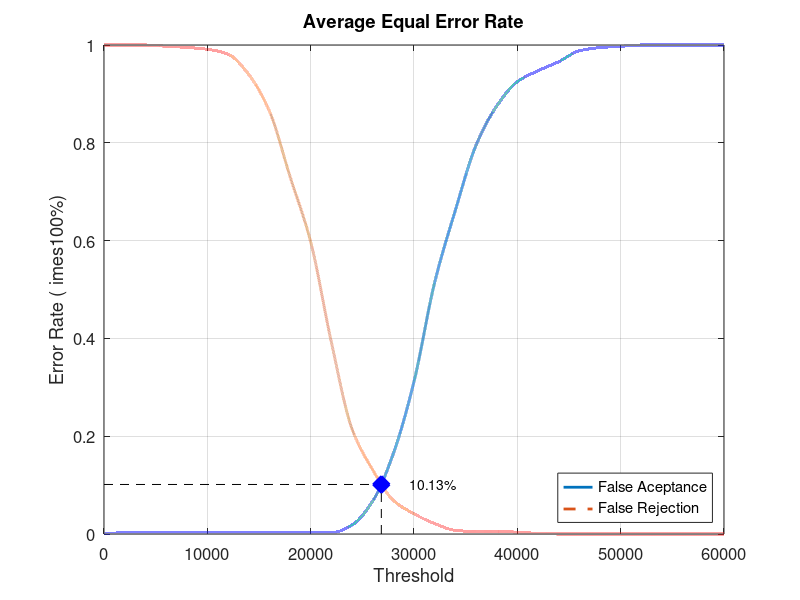
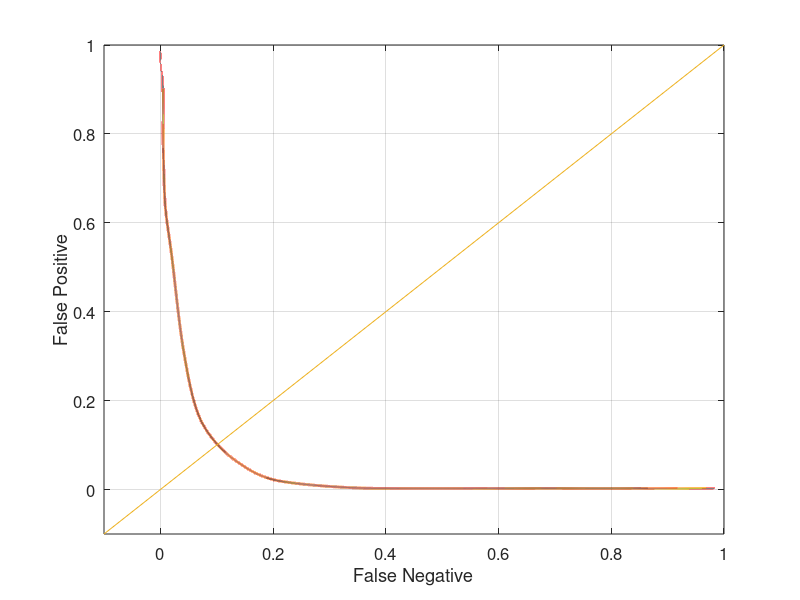

Here is the MATLAB script that generated these plots, in order:
close all;
clear;
clc;
x = 0:2000:60000;
xq = 0:0.5:60000;

y0 = [0 0.00263158 0.00263158 0.00263158 0.00263158 0.00263158 0.00263158 0.00263158 0.00263158 0.00263158 0.00263158 0.00263158 0.0184211 0.0671053 0.164474 0.311842 0.514474 0.661842 0.794737 0.875 0.925 0.947368 0.96579 0.988158 0.994737 0.997368 1 1 1 1 1]
yy0 = interp1(x, y0, xq, 'pchip');
y1 = [1 1 1 0.9975 0.995 0.99125 0.98125 0.94 0.865 0.73125 0.5975 0.3925 0.215 0.13125 0.06875 0.04125 0.02125 0.0075 0.005 0.005 0.00375 0.00125 0 0 0 0 0 0 0 0 0]
yy1 = interp1(x, y1, xq, 'pchip');

% Calculating EER: 
y2 = abs(y0 - y1);
find(y2 == min(y2))
yy2 = abs(yy0 - yy1);
xEER = find(yy2 == min(yy2));
xEERIndex = xq(xEER) % X-axis EER
yEER = yy0(xEER) % Y-axis EER

main = figure
plot(xq, yy0,'-','LineWidth', 2);	hold on
plot(xq, yy1,'--','LineWidth', 2);	hold on
plot([xEERIndex xEERIndex], [0 yEER], 'k--');	hold on
plot([0 xEERIndex], [yEER yEER], 'k--');	hold on
plot(xEERIndex, yEER, 'bx', 'LineWidth', 10);	hold on
text(xEERIndex + 10 * xEERIndex / 100, yEER, [num2str(round((10000 * yEER)) / 100) '%'])
legend('False Aceptance', 'False Rejection', 'Location', 'SouthEast')
xlabel('Threshold')
ylabel('Error Rate (	imes100%)')
title('Average Equal Error Rate')
set(gca, 'FontSize', 12)
axis([0 60000 0 1])
grid on

print(main, 'Experiment2AverageMain', '-dpng');
FNRxFPR = figure('Color', [1 1 1]);
plot(yy1, yy0, '-', yy1, yy0, 'LineWidth', 2);
hold on
y = -0.1:0.1:1
plot(y, y); 
set(gca, 'FontSize', 12)
xlabel('False Negative')
ylabel('False Positive')
axis([-0.1 1 -0.1 1])
set(gca, 'FontSize', 12)
grid on

print(FNRxFPR, 'Experiment2AverageFNRxFPR','-dpng');
